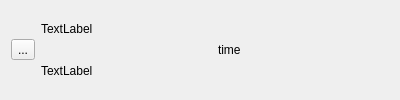
<?xml version="1.0" encoding="UTF-8"?>
<ui version="4.0">
 <class>noticeitem</class>
 <widget class="QWidget" name="noticeitem">
  <property name="geometry">
   <rect>
    <x>0</x>
    <y>0</y>
    <width>400</width>
    <height>100</height>
   </rect>
  </property>
  <property name="windowTitle">
   <string>Form</string>
  </property>
  <layout class="QHBoxLayout" name="horizontalLayout_2">
   <item>
    <layout class="QHBoxLayout" name="horizontalLayout">
     <item>
      <widget class="QToolButton" name="header_button">
       <property name="cursor">
        <cursorShape>PointingHandCursor</cursorShape>
       </property>
       <property name="text">
        <string>...</string>
       </property>
      </widget>
     </item>
     <item>
      <layout class="QHBoxLayout" name="horizontalLayout_3">
       <item>
        <layout class="QVBoxLayout" name="verticalLayout">
         <item>
          <widget class="QLabel" name="id_label">
           <property name="text">
            <string>TextLabel</string>
           </property>
          </widget>
         </item>
         <item>
          <widget class="QLabel" name="name_label">
           <property name="text">
            <string>TextLabel</string>
           </property>
          </widget>
         </item>
        </layout>
       </item>
       <item>
        <widget class="QLabel" name="time_label">
         <property name="text">
          <string>time</string>
         </property>
        </widget>
       </item>
      </layout>
     </item>
    </layout>
   </item>
  </layout>
 </widget>
 <resources/>
 <connections/>
</ui>
